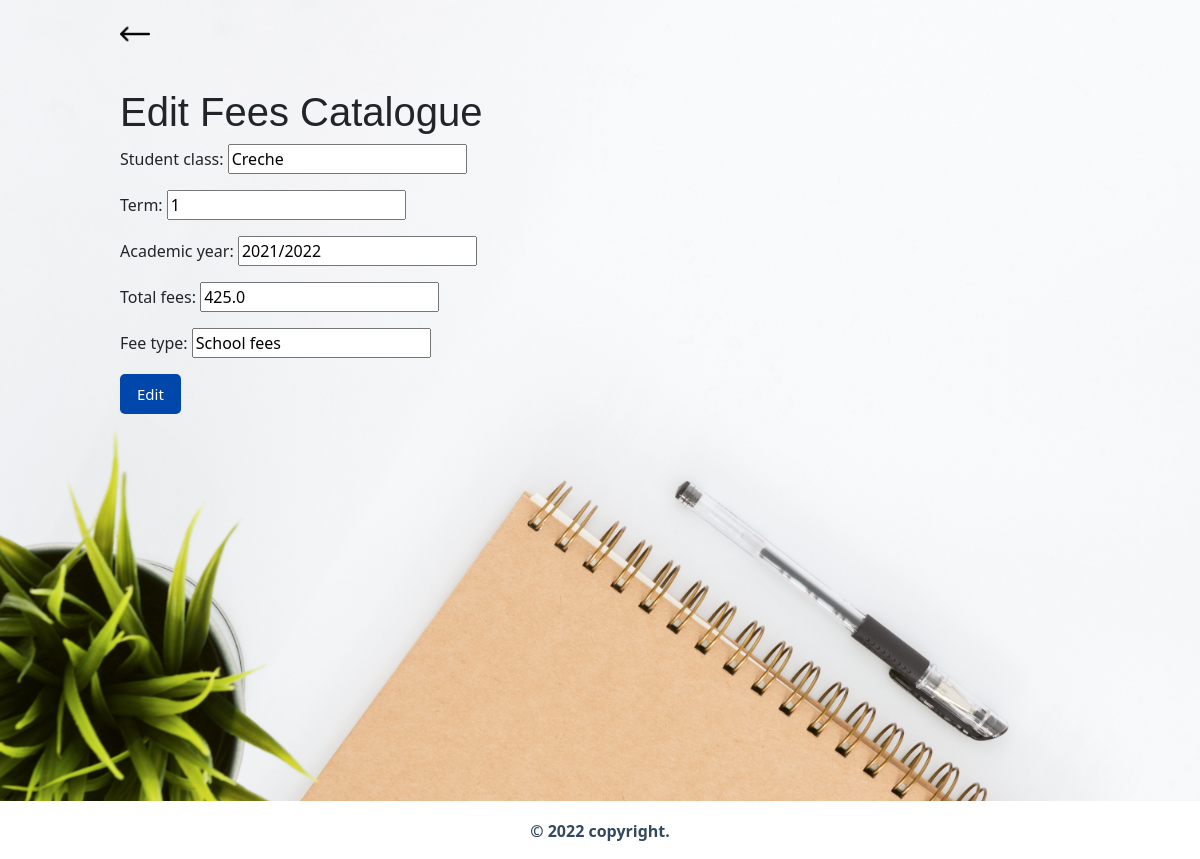
Page /dashboard/fees/1/edit (signed in) on the committed database.
### fees/models.py (models this page shows, shortened)
class FeesCatalogue(models.Model):
    student_class = models.CharField(max_length=20)
    term = models.CharField(max_length=5)
    academic_year = models.CharField(max_length=20)
    total_fees  = models.FloatField(max_length=255)
    fee_type = models.CharField(max_length=20)
    class Meta:
        ordering = ['-academic_year']

### fees/views.py (the view)
# urls.py: path('dashboard/fees/<int:pk>/edit',FeesCatalogueUpdateView.as_view(),name='fees_catalogue_edit'),
class FeesCatalogueUpdateView(LoginRequiredMixin,UpdateView):
    model = FeesCatalogue
    template_name = 'fees_catalogue_update.html'
    fields = ['student_class','term','academic_year','total_fees','fee_type']
    def dispatch(self, request, *args, **kwargs):
        if self.request.user != CustomUser.objects.get(username="admin"):
            raise PermissionDenied
        return super().dispatch(request, *args, **kwargs)

### templates/fees_catalogue_update.html (shortened to what this page needs)
{% extends 'base.html' %}
{% block content %}
<div class="dashboard-container">
    <div class="arrow-div">
        <a href="{% url 'fees_catalogue' %}"><div class="arrow-img-1"></div></a>
    </div>
    <h1>Edit Fees Catalogue</h1>
    <form action="" method="post">{% csrf_token %}
    {{ form.as_p }}
    <button type="submit" class="btn-primary btn-primary-wd" value="Update">Edit</button>
    </form>
</div>
{% endblock content %}

### static/css/base.css (style rules this page uses)
html { box-sizing: border-box; overflow-y: scroll; }
body { background-image: url(../img/school-bg.jpg); background-repeat: no-repeat; background-size: cover; background-position: center; overflow-y: scroll; }
a { text-decoration: none; color: black }
.btn-primary { padding: 8px 16px; background-color: #0047AB; color: white; font-size: 15px; font-family: 'Segoe UI', Tahoma, Geneva, Verdana, sans-serif; margin-top: 3%; border-radius: 5px; cursor: pointer; transition: 0.7s ease-in-out; border: 1px solid transparent; }
.arrow-img,.arrow-img-1 { background-image: url(../img/left-arrow.png); background-position: center; background-size: cover; background-repeat: no-repeat; width: 30px; height: 30px; color: black; margin: 2% 0 0 5%; cursor: pointer; }
.arrow-img-1 { margin: 2% 0 0 0% !important; }
.dashboard-container { max-width: 80%; height: 100%; margin: 0 auto; }
.dashboard-container h1 { font-family: 'Trebuchet MS', 'Lucida Sans Unicode', 'Lucida Grande', 'Lucida Sans', Arial, sans-serif; padding: 4% 0 0 0; }
.btn-primary-wd { margin: 0% 0 1% 0 !important; }
* { box-sizing: border-box; -webkit-box-sizing: border-box; -moz-box-sizing: border-box; }

### rows in the picture
FeesCatalogue: student_class "Creche", term "1", academic_year "2021/2022", total_fees "425.0", fee_type "School fees"
